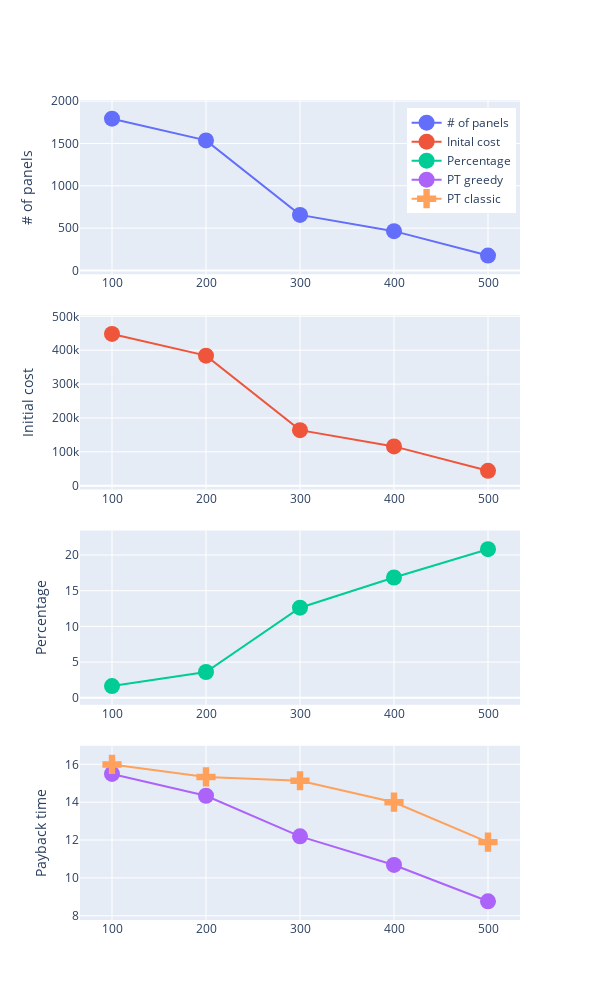

This figure's notebook cell:
### Code cell
from plotly.subplots import make_subplots
import plotly.graph_objects as go

fig = make_subplots(rows=4, cols=1,
                    #subplot_titles=("# of panels","Initial cost", "Percentage","Payback time"),
                   vertical_spacing = 0.05)

fig.append_trace(go.Scatter(x=df.names, y=df.nOfPanels,
                    mode='lines+markers',
                    name='# of panels',
                    marker_symbol="circle",
                    marker_size=16), row=1, col=1)

fig.append_trace(go.Scatter(x=df.names, y=df.nOfPanels*250,
                    mode='lines+markers',
                    name='Inital cost',
                    marker_symbol="circle",
                    marker_size=16), row=2, col=1)

fig.append_trace(go.Scatter(x=df.names, y=df.greedyVSclassic,
                    mode='lines+markers',
                    name='Percentage',
                    marker_symbol="circle",
                    marker_size=16), row=3, col=1)
fig.append_trace(go.Scatter(x=df.names, y=df.greedyROI,
                    mode='lines+markers',
                    name='PT greedy',
                    marker_symbol="circle",
                    marker_size=16), row=4, col=1)
fig.append_trace(go.Scatter(x=df.names, y=df.classicROI,
                    mode='lines+markers',
                    name='PT classic',
                    marker_symbol="cross",
                    marker_size=16), row=4, col=1)
fig.update_yaxes(title_text="# of panels", row=1, col=1)
fig.update_yaxes(title_text="Initial cost", row=2, col=1)
fig.update_yaxes(title_text="Percentage", row=3, col=1)
fig.update_yaxes(title_text="Payback time", row=4, col=1)

fig.update_layout(legend=dict(
    yanchor="top",
    y=0.99,
    xanchor="right",
    x=0.99
))

fig.update_layout(height=1000, width=600)
fig.show()

### Figure 1 — Plotly figure (JSON) as saved in the notebook; plotly's stock layout.template omitted (floating-point values rounded to 4 significant figures)
{"data": [{"marker": {"size": 16, "symbol": "circle"}, "mode": "lines+markers", "name": "# of panels", "type": "scatter", "x": ["100", "200", "300", "400", "500"], "xaxis": "x", "y": [1792, 1536, 656, 464, 176], "yaxis": "y"}, {"marker": {"size": 16, "symbol": "circle"}, "mode": "lines+markers", "name": "Inital cost", "type": "scatter", "x": ["100", "200", "300", "400", "500"], "xaxis": "x2", "y": [448000, 384000, 164000, 116000, 44000], "yaxis": "y2"}, {"marker": {"size": 16, "symbol": "circle"}, "mode": "lines+markers", "name": "Percentage", "type": "scatter", "x": ["100", "200", "300", "400", "500"], "xaxis": "x3", "y": [1.65, 3.613, 12.62, 16.86, 20.81], "yaxis": "y3"}, {"marker": {"size": 16, "symbol": "circle"}, "mode": "lines+markers", "name": "PT greedy", "type": "scatter", "x": ["100", "200", "300", "400", "500"], "xaxis": "x4", "y": [15.49, 14.34, 12.19, 10.68, 8.765], "yaxis": "y4"}, {"marker": {"size": 16, "symbol": "cross"}, "mode": "lines+markers", "name": "PT classic", "type": "scatter", "x": ["100", "200", "300", "400", "500"], "xaxis": "x4", "y": [15.99, 15.33, 15.13, 14.0, 11.89], "yaxis": "y4"}], "layout": {"height": 1000, "legend": {"x": 0.99, "xanchor": "right", "y": 0.99, "yanchor": "top"}, "width": 600, "xaxis": {"anchor": "y", "domain": [0, 1]}, "xaxis2": {"anchor": "y2", "domain": [0, 1]}, "xaxis3": {"anchor": "y3", "domain": [0, 1]}, "xaxis4": {"anchor": "y4", "domain": [0, 1]}, "yaxis": {"anchor": "x", "domain": [0.7875, 1], "title": {"text": "# of panels"}}, "yaxis2": {"anchor": "x2", "domain": [0.525, 0.7375], "title": {"text": "Initial cost"}}, "yaxis3": {"anchor": "x3", "domain": [0.2625, 0.475], "title": {"text": "Percentage"}}, "yaxis4": {"anchor": "x4", "domain": [0, 0.2125], "title": {"text": "Payback time"}}}}
